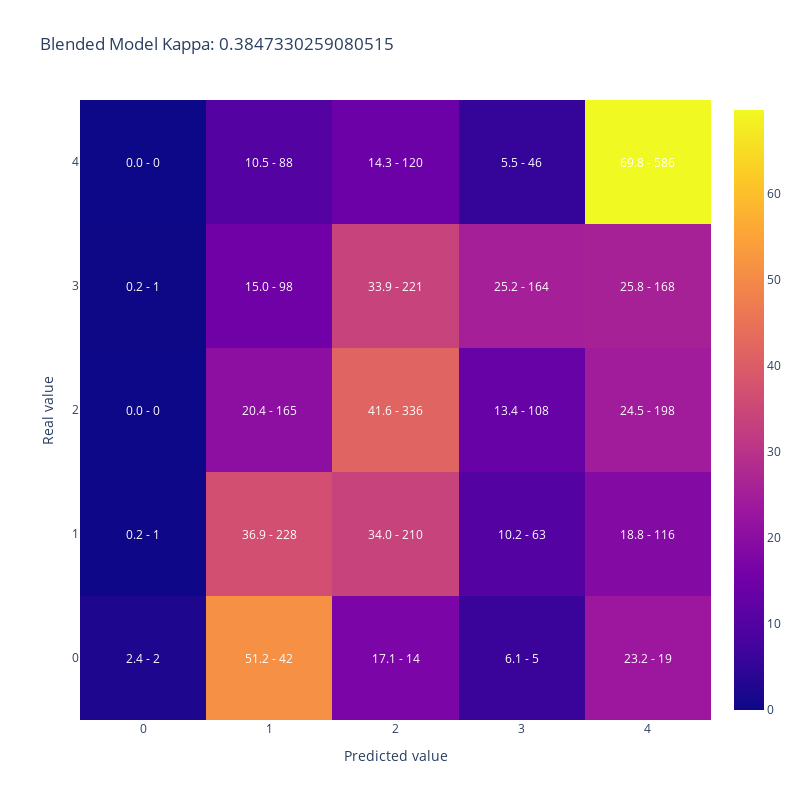

The code cell stored with this chart in its notebook:
### Code cell
plot_confusion_matrix(merged_datasets['AdoptionSpeed'],
                      merged_datasets['blended_pred'], 
                    title = 'Blended Model Kappa: ' + str(cohen_kappa_score(merged_datasets['AdoptionSpeed'],
                                                                    merged_datasets['blended_pred'], 
                                                                    weights='quadratic')))

### Figure 1 — Plotly figure (JSON) as saved in the notebook; plotly's stock layout.template omitted (floating-point values rounded to 4 significant figures)
{"data": [{"type": "heatmap", "x": [0, 1, 2, 3, 4], "y": [0, 1, 2, 3, 4], "z": [[2.439, 51.22, 17.07, 6.098, 23.17], [0.1618, 36.89, 33.98, 10.19, 18.77], [0, 20.45, 41.64, 13.38, 24.54], [0.1534, 15.03, 33.9, 25.15, 25.77], [0, 10.48, 14.29, 5.476, 69.76]]}], "layout": {"annotations": [{"font": {"color": "white"}, "showarrow": false, "text": "2.4 - 2", "x": 0, "xref": "x", "y": 0, "yref": "y"}, {"font": {"color": "white"}, "showarrow": false, "text": "51.2 - 42", "x": 1, "xref": "x", "y": 0, "yref": "y"}, {"font": {"color": "white"}, "showarrow": false, "text": "17.1 - 14", "x": 2, "xref": "x", "y": 0, "yref": "y"}, {"font": {"color": "white"}, "showarrow": false, "text": "6.1 - 5", "x": 3, "xref": "x", "y": 0, "yref": "y"}, {"font": {"color": "white"}, "showarrow": false, "text": "23.2 - 19", "x": 4, "xref": "x", "y": 0, "yref": "y"}, {"font": {"color": "white"}, "showarrow": false, "text": "0.2 - 1", "x": 0, "xref": "x", "y": 1, "yref": "y"}, {"font": {"color": "white"}, "showarrow": false, "text": "36.9 - 228", "x": 1, "xref": "x", "y": 1, "yref": "y"}, {"font": {"color": "white"}, "showarrow": false, "text": "34.0 - 210", "x": 2, "xref": "x", "y": 1, "yref": "y"}, {"font": {"color": "white"}, "showarrow": false, "text": "10.2 - 63", "x": 3, "xref": "x", "y": 1, "yref": "y"}, {"font": {"color": "white"}, "showarrow": false, "text": "18.8 - 116", "x": 4, "xref": "x", "y": 1, "yref": "y"}, {"font": {"color": "white"}, "showarrow": false, "text": "0.0 - 0", "x": 0, "xref": "x", "y": 2, "yref": "y"}, {"font": {"color": "white"}, "showarrow": false, "text": "20.4 - 165", "x": 1, "xref": "x", "y": 2, "yref": "y"}, {"font": {"color": "white"}, "showarrow": false, "text": "41.6 - 336", "x": 2, "xref": "x", "y": 2, "yref": "y"}, {"font": {"color": "white"}, "showarrow": false, "text": "13.4 - 108", "x": 3, "xref": "x", "y": 2, "yref": "y"}, {"font": {"color": "white"}, "showarrow": false, "text": "24.5 - 198", "x": 4, "xref": "x", "y": 2, "yref": "y"}, {"font": {"color": "white"}, "showarrow": false, "text": "0.2 - 1", "x": 0, "xref": "x", "y": 3, "yref": "y"}, {"font": {"color": "white"}, "showarrow": false, "text": "15.0 - 98", "x": 1, "xref": "x", "y": 3, "yref": "y"}, {"font": {"color": "white"}, "showarrow": false, "text": "33.9 - 221", "x": 2, "xref": "x", "y": 3, "yref": "y"}, {"font": {"color": "white"}, "showarrow": false, "text": "25.2 - 164", "x": 3, "xref": "x", "y": 3, "yref": "y"}, {"font": {"color": "white"}, "showarrow": false, "text": "25.8 - 168", "x": 4, "xref": "x", "y": 3, "yref": "y"}, {"font": {"color": "white"}, "showarrow": false, "text": "0.0 - 0", "x": 0, "xref": "x", "y": 4, "yref": "y"}, {"font": {"color": "white"}, "showarrow": false, "text": "10.5 - 88", "x": 1, "xref": "x", "y": 4, "yref": "y"}, {"font": {"color": "white"}, "showarrow": false, "text": "14.3 - 120", "x": 2, "xref": "x", "y": 4, "yref": "y"}, {"font": {"color": "white"}, "showarrow": false, "text": "5.5 - 46", "x": 3, "xref": "x", "y": 4, "yref": "y"}, {"font": {"color": "white"}, "showarrow": false, "text": "69.8 - 586", "x": 4, "xref": "x", "y": 4, "yref": "y"}], "height": 800, "title": {"text": "Blended Model Kappa: 0.3847330259080515"}, "width": 800, "xaxis": {"title": {"text": "Predicted value"}}, "yaxis": {"title": {"text": "Real value"}}}}
